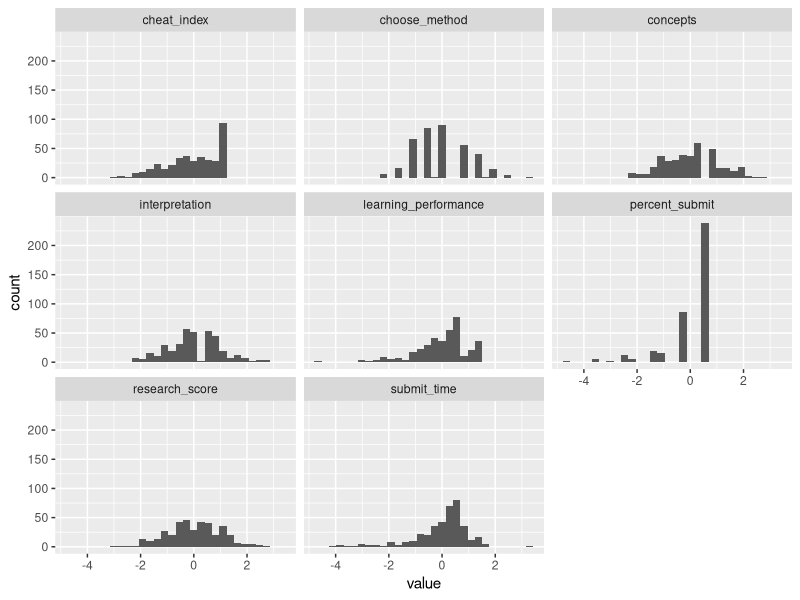
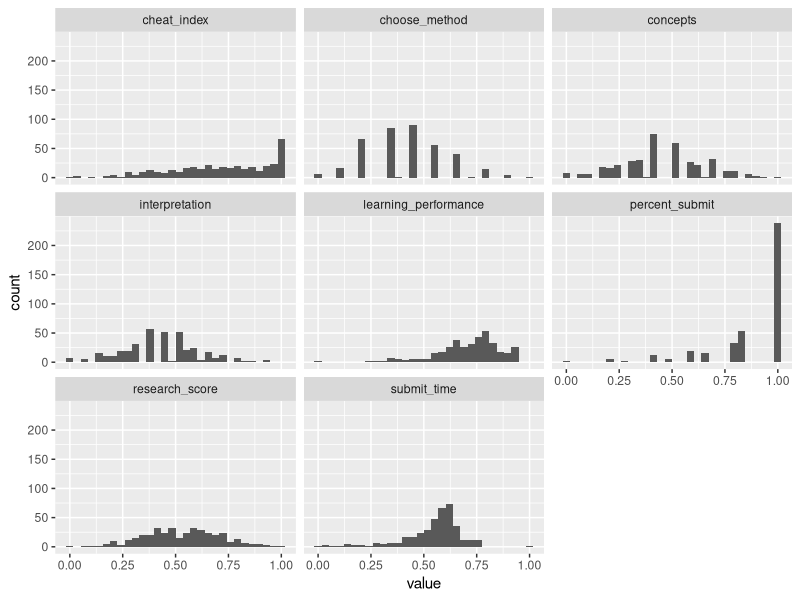
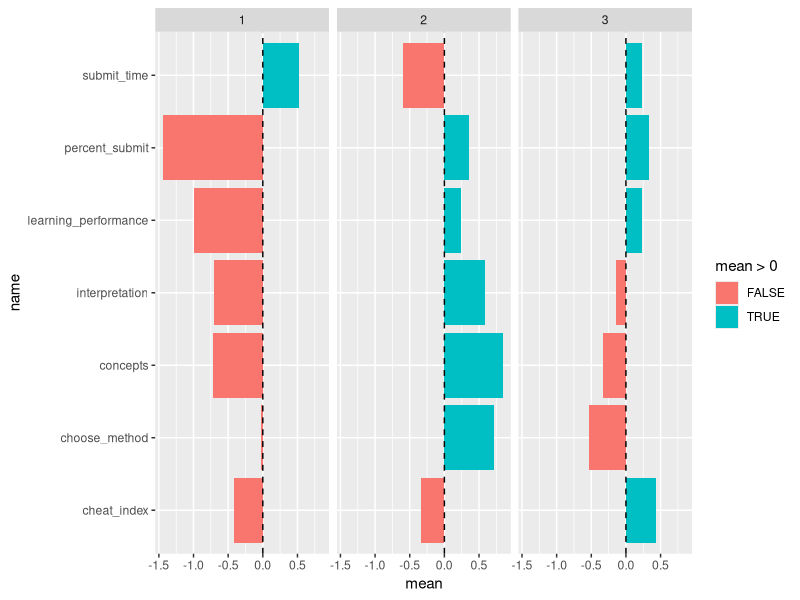
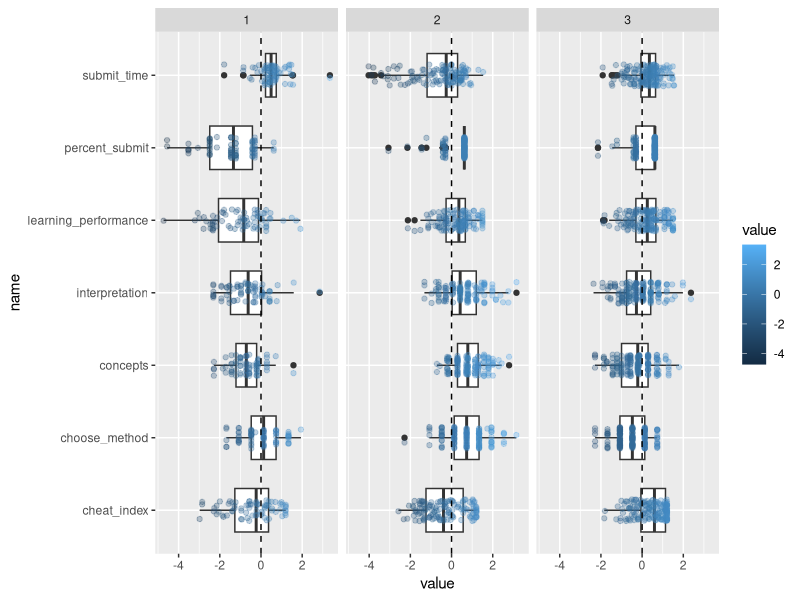
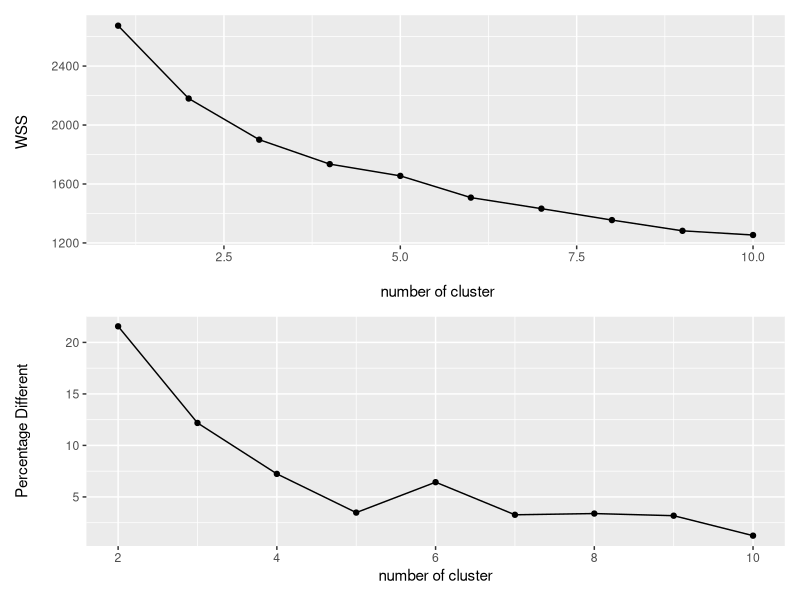
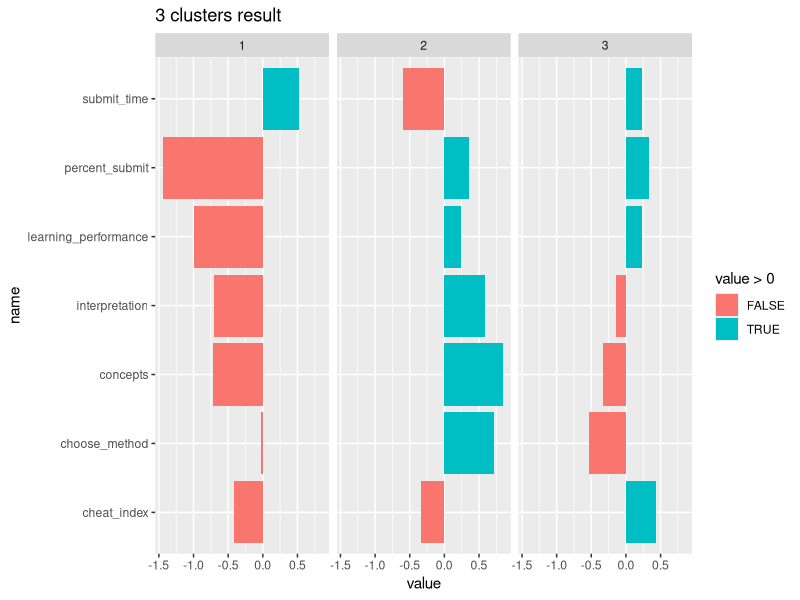
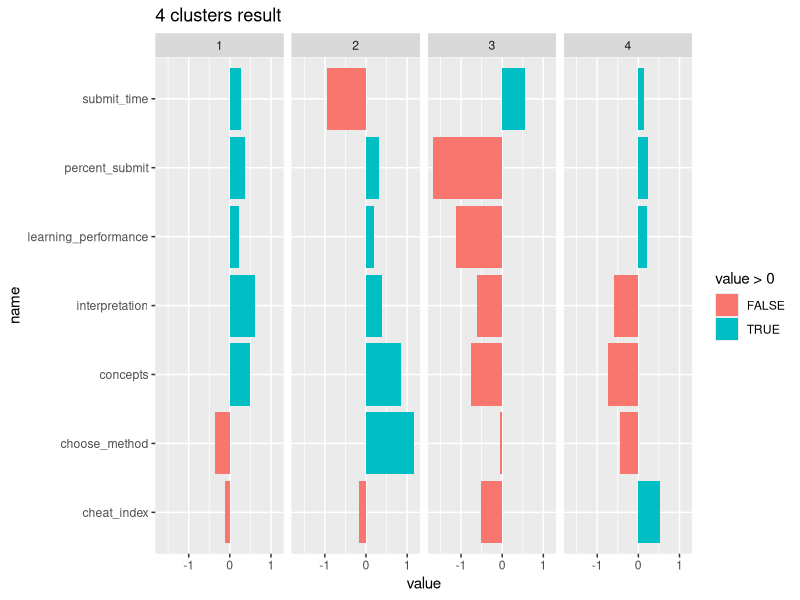
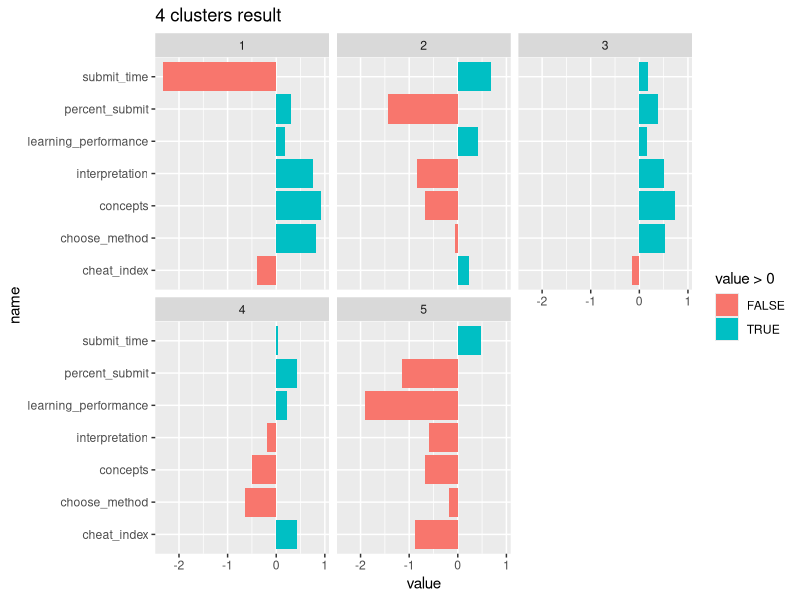

Reproduce these figures in R, in order.
## ---- chunk 1
library(tidyverse)
## importing data
data <- read_csv("learning_data2.csv")
## print some of data
glimpse(data , 50)
## ---- chunk 2
## create standardized function
z_function <- function(x)
  {
    z <- (x-mean(x,na.rm=T))/sd(x,na.rm=T)
    return(z)
  }
data |> 
  select_if(is.numeric) |> 
  mutate_all(z_function) |> 
  pivot_longer(cols = everything()) |> 
  ggplot(aes(x=value))+
  geom_histogram()+
  facet_wrap(~name)
## ---- chunk 3
## create standardized function
n_function <- function(x)
  {
    n<- (x-min(x,na.rm=T))/diff(range(x,na.rm=T))
    return(n)
  }
data |> 
  select_if(is.numeric) |> 
  mutate_all(n_function) |> 
  pivot_longer(cols = everything()) |> 
  ggplot(aes(x=value))+
  geom_histogram()+
  facet_wrap(~name)
## ---- chunk 4
## preparing data
clustering_data <- data |> drop_na() |> 
              select_if(is.numeric) |> 
              select(-research_score) |> 
              mutate_all(z_function)
## ---- chunk 5
### 2. กำหนด k และทำการจัดกลุ่ม
kmeans_result3 <- kmeans(x=clustering_data, centers = 3)
## ---- chunk 6
### within Sum Squares
kmeans_result3$withinss

### clustering results
## ผลการจัดกลุ่มของแต่ละหน่วยข้อมูล
cluster3_result <- fitted(kmeans_result3, method = "classes")
cluster3_result
cluster3_result |> table()
## ---- chunk 7
clustering_data |> 
  bind_cols(cluster3_result) |> 
  rename(cluster = 8) |> 
  pivot_longer(cols = -cluster) |> 
  group_by(cluster, name) |> 
  summarise(mean = mean(value)) |> 
  ggplot(aes(x=mean, y=name))+
  geom_col(aes(fill = mean>0))+
  geom_vline(xintercept = 0, linetype = 2)+
  facet_wrap(~cluster)
## ---- chunk 8
clustering_data |> 
  bind_cols(cluster3_result) |> 
  rename(cluster = 8) |> 
  pivot_longer(cols = -cluster) |> 
  ggplot(aes(x=value, y=name))+
  geom_boxplot(width = 0.6)+
  geom_jitter(height = 0.15, aes(col = value), alpha = 0.3)+
  geom_vline(xintercept = 0, linetype = 2)+
  facet_wrap(~cluster)
## ---- chunk 9
for (i in 1:5) {
  print(i)
}
## ---- chunk 10
set.seed(123)
max_k <- 10
wss <- numeric(max_k)

for(i in 1:max_k)
  {
    results <- kmeans(clustering_data, centers = i)
    wss[i] <- results$tot.withinss 
  }

head(wss)
## ---- chunk 11
library(patchwork)
p1 <- data.frame(k = 1:max_k, wss = wss) |> 
  ggplot(aes(x=k, y=wss))+
  geom_line()+
  geom_point()+
  xlab("\n number of cluster")+
  ylab("WSS \n")


p2 <- data.frame(k = 1:max_k, wss = wss) |> 
  mutate(diff = -c(0,diff(wss, 1)),
  percent_diff = diff*100/2292) |> 
  filter(k>1) |> 
  ggplot(aes(x=k, y=percent_diff))+
  geom_line()+
  geom_point()+
  ylab("Percentage Different")+
  xlab("number of cluster")

p1/p2
## ---- chunk 12

clustering_data |> 
  bind_cols(cluster = kmeans_result3$cluster) |> 
  group_by(cluster) |> 
  summarise_all(mean) |> 
  pivot_longer(cols = -cluster) |> 
  ggplot(aes(x=value, y=name))+
  geom_col(aes(fill = value>0))+
  facet_wrap(~cluster)+
  ggtitle("3 clusters result")

## ---- chunk 13
kmeans_result4 <- kmeans(x=clustering_data, centers = 4)

clustering_data |> 
  bind_cols(cluster = kmeans_result4$cluster) |> 
  group_by(cluster) |> 
  summarise_all(mean) |> 
  pivot_longer(cols = -cluster) |> 
  ggplot(aes(x=value, y=name))+
  geom_col(aes(fill = value>0))+
  facet_wrap(~cluster, ncol=4)+
  ggtitle("4 clusters result")

## ---- chunk 14
kmeans_result5 <- kmeans(x=clustering_data, centers = 5)

clustering_data |> 
  bind_cols(cluster = kmeans_result5$cluster) |> 
  group_by(cluster) |> 
  summarise_all(mean) |> 
  pivot_longer(cols = -cluster) |> 
  ggplot(aes(x=value, y=name))+
  geom_col(aes(fill = value>0))+
  facet_wrap(~cluster)+
  ggtitle("4 clusters result")

## ---- chunk 15
wss_cal <- function(data,k) {
  kmeans(data , centers = k, nstart = 10)$tot.withinss
}

k<-1:10
wss_results <- map(.x = k, .f = ~wss_cal(clustering_data, .x))
wss_results |> unlist() |> head()
## ---- chunk 16
plot(wss_results |> unlist(), type = "b")
